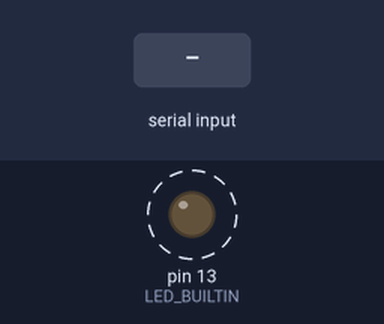
Recording of a sketch running on a simulated Arduino Uno, built with avr-gcc and run on an emulated ATmega328P. On the bench: output pins drawn as LEDs (lit = HIGH). Dashed ring = blinking. Inputs (shaded band) come from the test bench. What the sketch prints to the serial monitor is not drawn.

Above: at 1.2 s.
1.3 s: "PING\n" received over Serial
4.3 s: byte 10 ('\n') received over Serial
7.3 s: "INFO\n" received over Serial
10.3 s: "UPTIME\n" received over Serial
Timing chart, 0 to 14.3 s (numbered marks = the images above; inputs shaded):
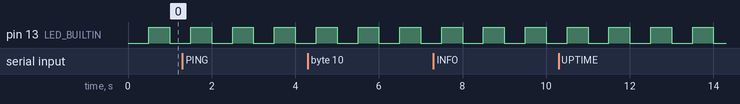

The sketch:

SerialSmokeTest.ino
```cpp
char input[64];
unsigned int length = 0;
unsigned long lastBlink = 0;
bool led = false;
void setup() {
  pinMode(LED_BUILTIN, OUTPUT);
  Serial.begin(115200);
}
void loop() {
  if (millis() - lastBlink >= 500) {
    lastBlink = millis();
    led = !led;
    digitalWrite(LED_BUILTIN, led);
  }
  while (Serial.available()) {
    char c = Serial.read();
    if (c == '\r') continue;
    if (c == '\n') {
      input[length] = '\0';
      if (strcmp(input, "PING") == 0) Serial.println("PONG");
      else if (strcmp(input, "INFO") == 0) Serial.println("BOARD=Nano 33 BLE; TEST=SerialSmokeTest; BAUD=115200");
      else if (strcmp(input, "UPTIME") == 0) { Serial.print("UPTIME_MS="); Serial.println(millis()); }
      else if (strncmp(input, "ECHO ", 5) == 0) { Serial.print("ECHO: "); Serial.println(input + 5); }
      else Serial.println("ERROR: use PING, INFO, UPTIME, or ECHO text");
      length = 0;
    } else if (length < sizeof(input) - 1) input[length++] = c;
    else { length = 0; Serial.println("ERROR: command too long"); }
  }
}
```

Measured:
- by itself, pin 13 (LED_BUILTIN): alternates HIGH for 0.50 s and LOW for 0.50 s
